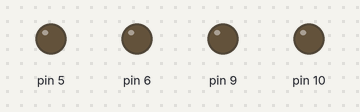
The sketch below on a simulated Arduino Uno, built with avr-gcc and run on an emulated ATmega328P. Parts: output pins drawn as LEDs (lit = HIGH).

Above: at 0.05 s.
At 8.75 s:
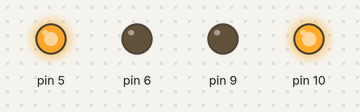
At 18.25 s:
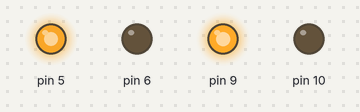
Timing chart, 0 to 23.8 s (numbered marks = the images above):
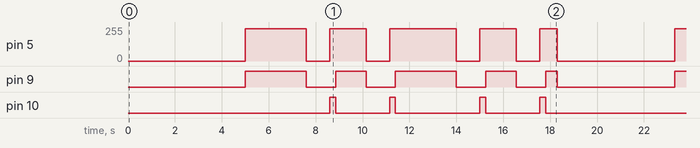

The sketch:

Lab03_Basic.ino
```cpp
// (licence header left out)
/*
 * class design for Arduino uno & L298 H-bridge controling two DC motor wheels.
 */
#ifndef WHEEL_CONTROL_H
#define WHEEL_CONTROL_H
#define with_enable_line 0
class WheelControl
{
public:
#if with_enable_line
    WheelControl(byte pin_a, byte pin_b, byte pin_en): pin_a(pin_a), pin_b(pin_b), pin_en(pin_en) {} // digital, digital, pwm
    void initial(double ratio = 1) { pinMode(pin_a, OUTPUT); pinMode(pin_b, OUTPUT); pinMode(pin_en, OUTPUT); output_ratio = ratio; }
#else
    WheelControl(byte pin_a, byte pin_b): pin_a(pin_a), pin_b(pin_b) {} // pwm, pwm
    void initial(double ratio = 1) { pinMode(pin_a, OUTPUT); pinMode(pin_b, OUTPUT); output_ratio = ratio; }
#endif // with_enable_line
    void set_speed(uint8_t speed, bool backward = false) { forward = !backward; current_speed = speed * output_ratio; }
    void execute() const
    {
#if with_enable_line
        analogWrite(pin_en, current_speed);
        if(forward) { digitalWrite(pin_a, HIGH); digitalWrite(pin_b, LOW ); }
        else        { digitalWrite(pin_a, LOW ); digitalWrite(pin_b, HIGH); }
#else
        if(forward) { analogWrite(pin_a, current_speed); digitalWrite(pin_b, LOW ); }
        else        { digitalWrite(pin_a, LOW ); analogWrite(pin_b, current_speed); }
#endif // with_enable_line
    }
private:
    const byte pin_a, pin_b;
#if with_enable_line
    const byte pin_en;
#endif // with_enable_line
    bool forward;
    uint8_t current_speed;
    double output_ratio;
};

class PairWheelControl
{
public:
#if with_enable_line
    PairWheelControl(byte pin_a_left , byte pin_b_left,  byte pin_en_left,      // digital, digital, pwm
                     byte pin_a_right, byte pin_b_right, byte pin_en_right):    // digital, digital, pwm
                     left_wheel (pin_a_left,  pin_b_left,  pin_en_left),
                     right_wheel(pin_a_right, pin_b_right, pin_en_right) {}
#else
    PairWheelControl(byte pin_a_left , byte pin_b_left,                         // pwm, pwm
                     byte pin_a_right, byte pin_b_right):                       // pwm, pwm
                     left_wheel (pin_a_left,  pin_b_left),
                     right_wheel(pin_a_right, pin_b_right) {}
#endif // with_enable_line
    void initial(double speed_ratio = 1)    // speed_ratio = left_speed / right_speed;
    {
        if(speed_ratio > 1) { left_wheel.initial(1 / speed_ratio); right_wheel.initial(1);           }
        else                { left_wheel.initial(1);               right_wheel.initial(speed_ratio); }
    }
    PairWheelControl& keep(unsigned int time) { delay(time); return (*this); }
    PairWheelControl& full_speed_ahead() { right_wheel.set_speed(255);       left_wheel.set_speed(255); execute(); return (*this); }
    PairWheelControl& stop()             { right_wheel.set_speed(  0);       left_wheel.set_speed(  0); execute(); return (*this); }
    PairWheelControl& right_turn()       { right_wheel.set_speed( 63);       left_wheel.set_speed(255); execute(); return (*this); }
    PairWheelControl& right_rotate()     { right_wheel.set_speed(255, true); left_wheel.set_speed(255); execute(); return (*this); }

private:
    void execute() const { left_wheel.execute(); right_wheel.execute(); }
    WheelControl left_wheel, right_wheel;
};
#endif//WHEEL_CONTROL_H

#if with_enable_line
PairWheelControl pair_wheel(7, 8, 9, 13, 12, 11);
#else
PairWheelControl pair_wheel(5, 6, 9, 10);
#endif // with_enable_line

void setup()
{
    Serial.begin(115200);
    pair_wheel.initial(1.05); // increase if deviation to the left
}

void loop()
{
    pair_wheel.stop().keep(5000);
    pair_wheel.full_speed_ahead().keep(2600).stop().keep(1000).right_rotate().keep(250);
    pair_wheel.full_speed_ahead().keep(1300).stop().keep(1000).right_rotate().keep(250);
    pair_wheel.full_speed_ahead().keep(2600).stop().keep(1000).right_rotate().keep(250);
    pair_wheel.full_speed_ahead().keep(1300).stop().keep(1000).right_rotate().keep(250);
    pair_wheel.full_speed_ahead().keep( 500);
}
```

Measured:
- by itself, pin 10: repeats every 18.3 s: LOW 2.3 s, HIGH 0.25 s, LOW 3.6 s, HIGH 0.25 s, LOW 2.3 s, HIGH 0.25 s, LOW 9.1 s, HIGH 0.25 s
- by itself, pin 9: repeats every 18.3 s: LOW 1.3 s, HIGH 1.3 s, LOW 1.3 s, HIGH 2.6 s, LOW 1.3 s, HIGH 1.3 s, LOW 1.3 s, HIGH 0.50 s, LOW 5.0 s, HIGH 2.6 s
- by itself, pin 5: repeats every 18.3 s: 0/255 1.0 s, 242/255 1.6 s, 0/255 1.0 s, 242/255 2.9 s, 0/255 1.0 s, 242/255 1.6 s, 0/255 1.0 s, 242/255 0.75 s, 0/255 5.0 s, 242/255 2.6 s
